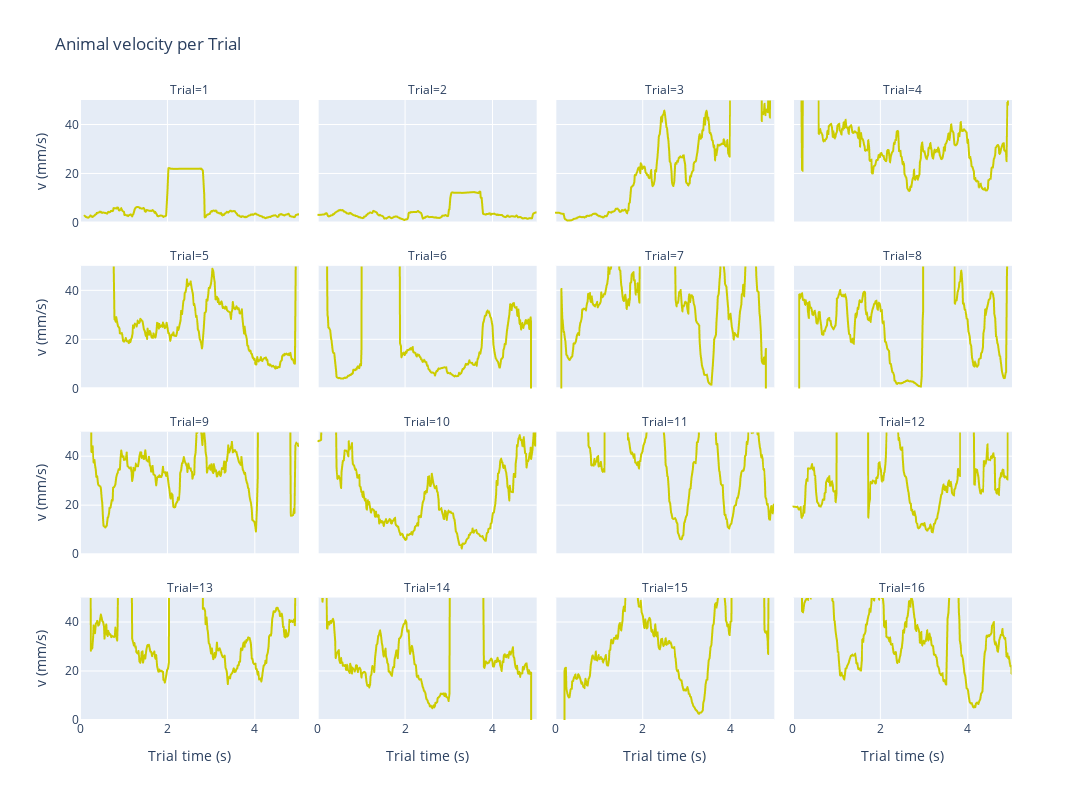

Here is the notebook cell this chart was saved with:
### Code cell
plot_velocity_per_trial(df).show()

### Figure 1 — Plotly figure (JSON) as saved in the notebook; plotly's stock layout.template omitted (floating-point values rounded to 4 significant figures; data arrays with more than 128 entries replaced by an {"elided": "..."} marker saying what was removed)
{"data": [{"hovertemplate": "Trial=1<br>Trial time (s)=%{x}<br>v (mm/s)=%{y}<extra></extra>", "legendgroup": "", "line": {"color": "#CCCC00", "dash": "solid"}, "marker": {"symbol": "circle"}, "mode": "lines", "name": "", "showlegend": false, "type": "scattergl", "x": {"elided": "260 float values"}, "xaxis": "x13", "y": {"elided": "260 float values"}, "yaxis": "y13"}, {"hovertemplate": "Trial=2<br>Trial time (s)=%{x}<br>v (mm/s)=%{y}<extra></extra>", "legendgroup": "", "line": {"color": "#CCCC00", "dash": "solid"}, "marker": {"symbol": "circle"}, "mode": "lines", "name": "", "showlegend": false, "type": "scattergl", "x": {"elided": "264 float values"}, "xaxis": "x14", "y": {"elided": "264 float values"}, "yaxis": "y14"}, {"hovertemplate": "Trial=3<br>Trial time (s)=%{x}<br>v (mm/s)=%{y}<extra></extra>", "legendgroup": "", "line": {"color": "#CCCC00", "dash": "solid"}, "marker": {"symbol": "circle"}, "mode": "lines", "name": "", "showlegend": false, "type": "scattergl", "x": {"elided": "272 float values"}, "xaxis": "x15", "y": {"elided": "272 float values"}, "yaxis": "y15"}, {"hovertemplate": "Trial=4<br>Trial time (s)=%{x}<br>v (mm/s)=%{y}<extra></extra>", "legendgroup": "", "line": {"color": "#CCCC00", "dash": "solid"}, "marker": {"symbol": "circle"}, "mode": "lines", "name": "", "showlegend": false, "type": "scattergl", "x": {"elided": "289 float values"}, "xaxis": "x16", "y": {"elided": "289 float values"}, "yaxis": "y16"}, {"hovertemplate": "Trial=5<br>Trial time (s)=%{x}<br>v (mm/s)=%{y}<extra></extra>", "legendgroup": "", "line": {"color": "#CCCC00", "dash": "solid"}, "marker": {"symbol": "circle"}, "mode": "lines", "name": "", "showlegend": false, "type": "scattergl", "x": {"elided": "272 float values"}, "xaxis": "x9", "y": {"elided": "272 float values"}, "yaxis": "y9"}, {"hovertemplate": "Trial=6<br>Trial time (s)=%{x}<br>v (mm/s)=%{y}<extra></extra>", "legendgroup": "", "line": {"color": "#CCCC00", "dash": "solid"}, "marker": {"symbol": "circle"}, "mode": "lines", "name": "", "showlegend": false, "type": "scattergl", "x": {"elided": "262 float values"}, "xaxis": "x10", "y": {"elided": "262 float values"}, "yaxis": "y10"}, {"hovertemplate": "Trial=7<br>Trial time (s)=%{x}<br>v (mm/s)=%{y}<extra></extra>", "legendgroup": "", "line": {"color": "#CCCC00", "dash": "solid"}, "marker": {"symbol": "circle"}, "mode": "lines", "name": "", "showlegend": false, "type": "scattergl", "x": {"elided": "261 float values"}, "xaxis": "x11", "y": {"elided": "261 float values"}, "yaxis": "y11"}, {"hovertemplate": "Trial=8<br>Trial time (s)=%{x}<br>v (mm/s)=%{y}<extra></extra>", "legendgroup": "", "line": {"color": "#CCCC00", "dash": "solid"}, "marker": {"symbol": "circle"}, "mode": "lines", "name": "", "showlegend": false, "type": "scattergl", "x": {"elided": "270 float values"}, "xaxis": "x12", "y": {"elided": "270 float values"}, "yaxis": "y12"}, {"hovertemplate": "Trial=9<br>Trial time (s)=%{x}<br>v (mm/s)=%{y}<extra></extra>", "legendgroup": "", "line": {"color": "#CCCC00", "dash": "solid"}, "marker": {"symbol": "circle"}, "mode": "lines", "name": "", "showlegend": false, "type": "scattergl", "x": {"elided": "268 float values"}, "xaxis": "x5", "y": {"elided": "268 float values"}, "yaxis": "y5"}, {"hovertemplate": "Trial=10<br>Trial time (s)=%{x}<br>v (mm/s)=%{y}<extra></extra>", "legendgroup": "", "line": {"color": "#CCCC00", "dash": "solid"}, "marker": {"symbol": "circle"}, "mode": "lines", "name": "", "showlegend": false, "type": "scattergl", "x": {"elided": "291 float values"}, "xaxis": "x6", "y": {"elided": "291 float values"}, "yaxis": "y6"}, {"hovertemplate": "Trial=11<br>Trial time (s)=%{x}<br>v (mm/s)=%{y}<extra></extra>", "legendgroup": "", "line": {"color": "#CCCC00", "dash": "solid"}, "marker": {"symbol": "circle"}, "mode": "lines", "name": "", "showlegend": false, "type": "scattergl", "x": {"elided": "257 float values"}, "xaxis": "x7", "y": {"elided": "257 float values"}, "yaxis": "y7"}, {"hovertemplate": "Trial=12<br>Trial time (s)=%{x}<br>v (mm/s)=%{y}<extra></extra>", "legendgroup": "", "line": {"color": "#CCCC00", "dash": "solid"}, "marker": {"symbol": "circle"}, "mode": "lines", "name": "", "showlegend": false, "type": "scattergl", "x": {"elided": "264 float values"}, "xaxis": "x8", "y": {"elided": "264 float values"}, "yaxis": "y8"}, {"hovertemplate": "Trial=13<br>Trial time (s)=%{x}<br>v (mm/s)=%{y}<extra></extra>", "legendgroup": "", "line": {"color": "#CCCC00", "dash": "solid"}, "marker": {"symbol": "circle"}, "mode": "lines", "name": "", "showlegend": false, "type": "scattergl", "x": {"elided": "265 float values"}, "xaxis": "x", "y": {"elided": "265 float values"}, "yaxis": "y"}, {"hovertemplate": "Trial=14<br>Trial time (s)=%{x}<br>v (mm/s)=%{y}<extra></extra>", "legendgroup": "", "line": {"color": "#CCCC00", "dash": "solid"}, "marker": {"symbol": "circle"}, "mode": "lines", "name": "", "showlegend": false, "type": "scattergl", "x": {"elided": "264 float values"}, "xaxis": "x2", "y": {"elided": "264 float values"}, "yaxis": "y2"}, {"hovertemplate": "Trial=15<br>Trial time (s)=%{x}<br>v (mm/s)=%{y}<extra></extra>", "legendgroup": "", "line": {"color": "#CCCC00", "dash": "solid"}, "marker": {"symbol": "circle"}, "mode": "lines", "name": "", "showlegend": false, "type": "scattergl", "x": {"elided": "265 float values"}, "xaxis": "x3", "y": {"elided": "265 float values"}, "yaxis": "y3"}, {"hovertemplate": "Trial=16<br>Trial time (s)=%{x}<br>v (mm/s)=%{y}<extra></extra>", "legendgroup": "", "line": {"color": "#CCCC00", "dash": "solid"}, "marker": {"symbol": "circle"}, "mode": "lines", "name": "", "showlegend": false, "type": "scattergl", "x": {"elided": "297 float values"}, "xaxis": "x4", "y": {"elided": "297 float values"}, "yaxis": "y4"}], "layout": {"annotations": [{"font": {}, "showarrow": false, "text": "Trial=13", "x": 0.1175, "xanchor": "center", "xref": "paper", "y": 0.1975, "yanchor": "bottom", "yref": "paper"}, {"font": {}, "showarrow": false, "text": "Trial=14", "x": 0.3725, "xanchor": "center", "xref": "paper", "y": 0.1975, "yanchor": "bottom", "yref": "paper"}, {"font": {}, "showarrow": false, "text": "Trial=15", "x": 0.6275, "xanchor": "center", "xref": "paper", "y": 0.1975, "yanchor": "bottom", "yref": "paper"}, {"font": {}, "showarrow": false, "text": "Trial=16", "x": 0.8825, "xanchor": "center", "xref": "paper", "y": 0.1975, "yanchor": "bottom", "yref": "paper"}, {"font": {}, "showarrow": false, "text": "Trial=9", "x": 0.1175, "xanchor": "center", "xref": "paper", "y": 0.465, "yanchor": "bottom", "yref": "paper"}, {"font": {}, "showarrow": false, "text": "Trial=10", "x": 0.3725, "xanchor": "center", "xref": "paper", "y": 0.465, "yanchor": "bottom", "yref": "paper"}, {"font": {}, "showarrow": false, "text": "Trial=11", "x": 0.6275, "xanchor": "center", "xref": "paper", "y": 0.465, "yanchor": "bottom", "yref": "paper"}, {"font": {}, "showarrow": false, "text": "Trial=12", "x": 0.8825, "xanchor": "center", "xref": "paper", "y": 0.465, "yanchor": "bottom", "yref": "paper"}, {"font": {}, "showarrow": false, "text": "Trial=5", "x": 0.1175, "xanchor": "center", "xref": "paper", "y": 0.7325, "yanchor": "bottom", "yref": "paper"}, {"font": {}, "showarrow": false, "text": "Trial=6", "x": 0.3725, "xanchor": "center", "xref": "paper", "y": 0.7325, "yanchor": "bottom", "yref": "paper"}, {"font": {}, "showarrow": false, "text": "Trial=7", "x": 0.6275, "xanchor": "center", "xref": "paper", "y": 0.7325, "yanchor": "bottom", "yref": "paper"}, {"font": {}, "showarrow": false, "text": "Trial=8", "x": 0.8825, "xanchor": "center", "xref": "paper", "y": 0.7325, "yanchor": "bottom", "yref": "paper"}, {"font": {}, "showarrow": false, "text": "Trial=1", "x": 0.1175, "xanchor": "center", "xref": "paper", "y": 1, "yanchor": "bottom", "yref": "paper"}, {"font": {}, "showarrow": false, "text": "Trial=2", "x": 0.3725, "xanchor": "center", "xref": "paper", "y": 1, "yanchor": "bottom", "yref": "paper"}, {"font": {}, "showarrow": false, "text": "Trial=3", "x": 0.6275, "xanchor": "center", "xref": "paper", "y": 1, "yanchor": "bottom", "yref": "paper"}, {"font": {}, "showarrow": false, "text": "Trial=4", "x": 0.8825, "xanchor": "center", "xref": "paper", "y": 1, "yanchor": "bottom", "yref": "paper"}], "height": 800, "legend": {"tracegroupgap": 0}, "title": {"text": "Animal velocity per Trial"}, "width": 1200, "xaxis": {"anchor": "y", "domain": [0, 0.235], "title": {"text": "Trial time (s)"}}, "xaxis10": {"anchor": "y10", "domain": [0.255, 0.49], "matches": "x", "showticklabels": false}, "xaxis11": {"anchor": "y11", "domain": [0.51, 0.745], "matches": "x", "showticklabels": false}, "xaxis12": {"anchor": "y12", "domain": [0.765, 1.0], "matches": "x", "showticklabels": false}, "xaxis13": {"anchor": "y13", "domain": [0, 0.235], "matches": "x", "showticklabels": false}, "xaxis14": {"anchor": "y14", "domain": [0.255, 0.49], "matches": "x", "showticklabels": false}, "xaxis15": {"anchor": "y15", "domain": [0.51, 0.745], "matches": "x", "showticklabels": false}, "xaxis16": {"anchor": "y16", "domain": [0.765, 1.0], "matches": "x", "showticklabels": false}, "xaxis2": {"anchor": "y2", "domain": [0.255, 0.49], "matches": "x", "title": {"text": "Trial time (s)"}}, "xaxis3": {"anchor": "y3", "domain": [0.51, 0.745], "matches": "x", "title": {"text": "Trial time (s)"}}, "xaxis4": {"anchor": "y4", "domain": [0.765, 1.0], "matches": "x", "title": {"text": "Trial time (s)"}}, "xaxis5": {"anchor": "y5", "domain": [0, 0.235], "matches": "x", "showticklabels": false}, "xaxis6": {"anchor": "y6", "domain": [0.255, 0.49], "matches": "x", "showticklabels": false}, "xaxis7": {"anchor": "y7", "domain": [0.51, 0.745], "matches": "x", "showticklabels": false}, "xaxis8": {"anchor": "y8", "domain": [0.765, 1.0], "matches": "x", "showticklabels": false}, "xaxis9": {"anchor": "y9", "domain": [0, 0.235], "matches": "x", "showticklabels": false}, "yaxis": {"anchor": "x", "domain": [0, 0.1975], "range": [0, 50], "title": {"text": "v (mm/s)"}}, "yaxis10": {"anchor": "x10", "domain": [0.535, 0.7325], "matches": "y", "range": [0, 50], "showticklabels": false}, "yaxis11": {"anchor": "x11", "domain": [0.535, 0.7325], "matches": "y", "range": [0, 50], "showticklabels": false}, "yaxis12": {"anchor": "x12", "domain": [0.535, 0.7325], "matches": "y", "range": [0, 50], "showticklabels": false}, "yaxis13": {"anchor": "x13", "domain": [0.8025, 1], "matches": "y", "range": [0, 50], "title": {"text": "v (mm/s)"}}, "yaxis14": {"anchor": "x14", "domain": [0.8025, 1], "matches": "y", "range": [0, 50], "showticklabels": false}, "yaxis15": {"anchor": "x15", "domain": [0.8025, 1], "matches": "y", "range": [0, 50], "showticklabels": false}, "yaxis16": {"anchor": "x16", "domain": [0.8025, 1], "matches": "y", "range": [0, 50], "showticklabels": false}, "yaxis2": {"anchor": "x2", "domain": [0, 0.1975], "matches": "y", "range": [0, 50], "showticklabels": false}, "yaxis3": {"anchor": "x3", "domain": [0, 0.1975], "matches": "y", "range": [0, 50], "showticklabels": false}, "yaxis4": {"anchor": "x4", "domain": [0, 0.1975], "matches": "y", "range": [0, 50], "showticklabels": false}, "yaxis5": {"anchor": "x5", "domain": [0.2675, 0.465], "matches": "y", "range": [0, 50], "title": {"text": "v (mm/s)"}}, "yaxis6": {"anchor": "x6", "domain": [0.2675, 0.465], "matches": "y", "range": [0, 50], "showticklabels": false}, "yaxis7": {"anchor": "x7", "domain": [0.2675, 0.465], "matches": "y", "range": [0, 50], "showticklabels": false}, "yaxis8": {"anchor": "x8", "domain": [0.2675, 0.465], "matches": "y", "range": [0, 50], "showticklabels": false}, "yaxis9": {"anchor": "x9", "domain": [0.535, 0.7325], "matches": "y", "range": [0, 50], "title": {"text": "v (mm/s)"}}}}
